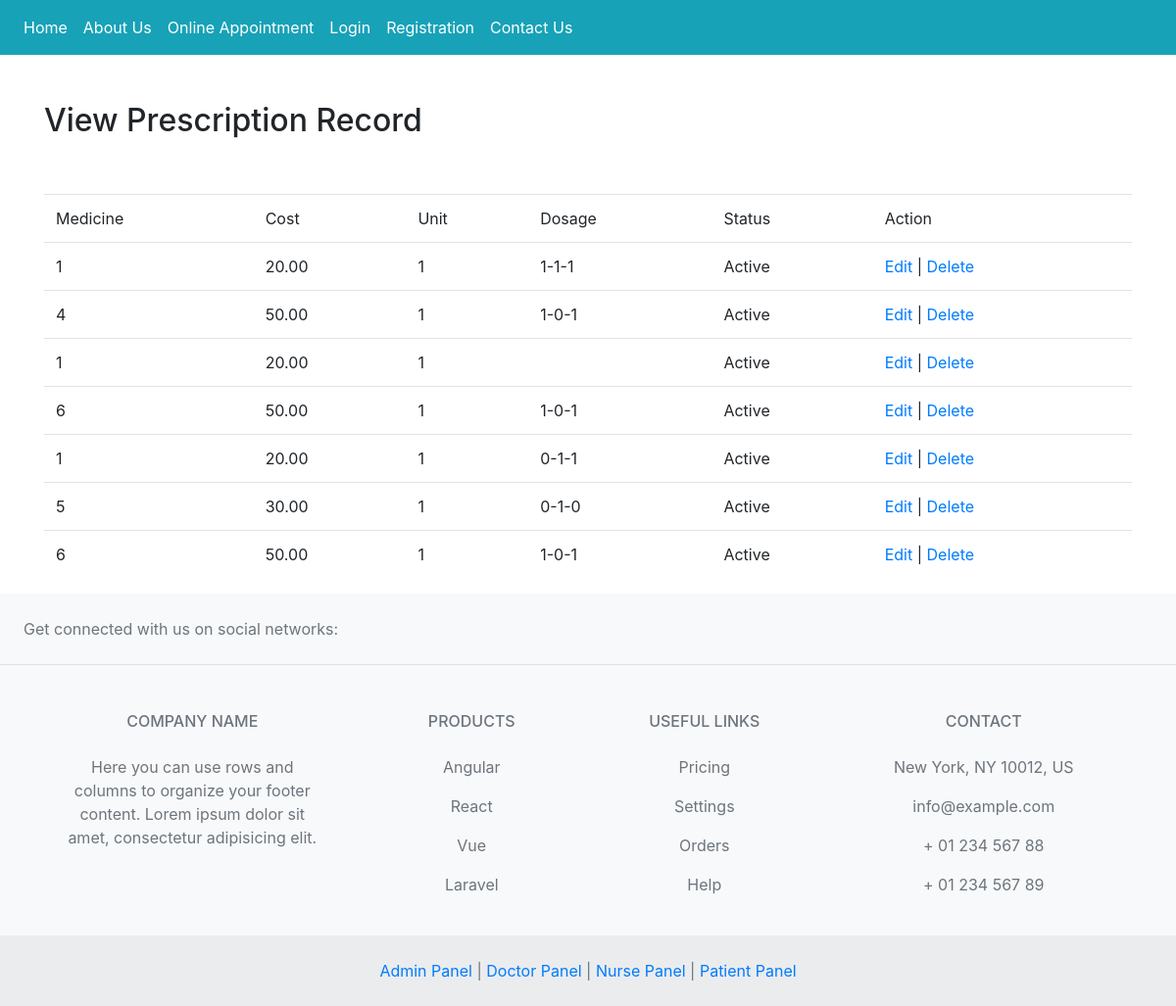
The page /viewprescriptionrecord.php on the database its author committed.
### tables this page shows
CREATE TABLE `prescription_records` (
  `prescription_record_id` int(10) NOT NULL,
  `prescription_id` int(10) NOT NULL,
  `medicine_name` varchar(25) NOT NULL,
  `cost` float(10,2) NOT NULL,
  `unit` int(10) NOT NULL,
  `dosage` varchar(25) NOT NULL,
  `status` varchar(10) NOT NULL
);

### viewprescriptionrecord.php (the view, shortened to what this page needs)
<?php
include("header.php");
?>
<div class="container">
  <br></br>
  <h2>View Prescription Record</h2>
  <br></br>
  <table class="table">
    <tbody>
      <tr>
        <td>Medicine</td>
        <td>Cost</td>
        <td>Unit</td>
        <td>Dosage</td>
        <td>Status</td>
        <td>Action</td>
      </tr>
      <?php
      $sql = "SELECT * FROM prescription_records";
      $qsql = mysqli_query($con, $sql);
      while ($rs = mysqli_fetch_array($qsql)) {
        echo "<tr>
          <td>$rs[medicine_name]</td>
          <td>$rs[cost]</td>
		   <td>$rs[unit]</td>
		    <td>$rs[dosage]</td>
			 <td>$rs[status]</td>
			  <td><a href='prescriptionrecord.php?editid=$rs[prescription_record_id]'>Edit</a>  | <a href='viewprescriptionrecord.php?delid=$rs[prescription_record_id]'>Delete</a> </td>
        </tr>";
      }
      ?>
    </tbody>
  </table>
</div>
<?php
include("footer.php");
?>

### rows shown on the page
prescription_records: medicine_name "1", cost "20.00", unit "1", dosage "1-1-1", status "Active"
prescription_records: medicine_name "4", cost "50.00", unit "1", dosage "1-0-1", status "Active"
prescription_records: medicine_name "1", cost "20.00", unit "1", status "Active"
prescription_records: medicine_name "6", cost "50.00", unit "1", dosage "1-0-1", status "Active"
prescription_records: medicine_name "1", cost "20.00", unit "1", dosage "0-1-1", status "Active"
prescription_records: medicine_name "5", cost "30.00", unit "1", dosage "0-1-0", status "Active"
prescription_records: medicine_name "6", cost "50.00", unit "1", dosage "1-0-1", status "Active"
